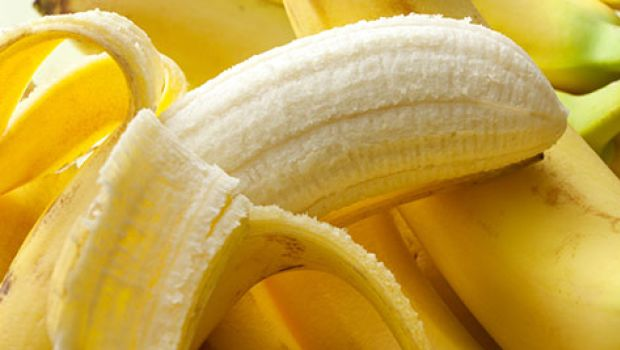
//> input picture opencv/cpp/sample/banana-peel_620x350_71497523358.jpg, 620 x 350 px, given in place of the camera
$ ./calcHist_hsv   (built with g++ and OpenCV 4)
//> lines starting //> are read from the running program, lines starting //| are printed output that depends on the picture
### opencv/cpp/cap_open.h
//-------------------------------------------------------------------------------------------
/*! \file    cap_open.h
    \brief   Opening a camera device or stream.
    \author  Akihiko Yamaguchi, info@akihikoy.net
    \version 0.1
    \date    Feb.08, 2017
*/
//-------------------------------------------------------------------------------------------
#ifndef cap_open_h
#define cap_open_h
//-------------------------------------------------------------------------------------------
#include <opencv2/core/core.hpp>
#include <opencv2/highgui/highgui.hpp>
#include <iostream>
#include <cstdlib>  // strtol, atol
//-------------------------------------------------------------------------------------------
// namespace loco_rabbits
// {
//-------------------------------------------------------------------------------------------

inline bool IsInt(const std::string &s)
{
  if(s.empty() || std::isspace(s[0]))  return false;
  char *p;
  strtol(s.c_str(), &p, 10);
  return (*p == 0);
}
//-------------------------------------------------------------------------------------------

inline int ToInt(const std::string &s)
{
  return atol(s.c_str());
}
//-------------------------------------------------------------------------------------------

cv::VideoCapture CapOpen(const std::string &src, int width=0, int height=0, const std::string &fourcc="")
{
  cv::VideoCapture cap;
  if(IsInt(src))
  {
    int dev_id= ToInt(src);
    cap.open(dev_id); cap.release();  // Trick of robust open
    cap.open(dev_id);
  }
  else
  {
    cap.open(src);
  }
  if(!cap.isOpened())
  {
    std::cerr<<"Failed to open camera: "<<src<<std::endl;
    return cap;
  }
  std::cerr<<"Opened camera: "<<src<<std::endl;
  if(fourcc.size()>0)  cap.set(cv::CAP_PROP_FOURCC,cv::VideoWriter::fourcc(fourcc[0],fourcc[1],fourcc[2],fourcc[3]));
  if(width!=0)   cap.set(cv::CAP_PROP_FRAME_WIDTH, width);
  if(height!=0)  cap.set(cv::CAP_PROP_FRAME_HEIGHT, height);
  return cap;
}
//-------------------------------------------------------------------------------------------

struct TCapture
{
  cv::VideoCapture C;
  std::string DevID;  // Video device ID (int) or Video/stream path (string
  int CapWidth;
  int CapHeight;
  std::string PixelFormat;

  // [32 lines left out: functions Open, Reopen, WaitReopen, Read, not called in this run]
  TCapture& operator>>(cv::Mat &frame)
    {
      Read(frame);
      return *this;
    }
};
//-------------------------------------------------------------------------------------------


//-------------------------------------------------------------------------------------------
// }  // end of loco_rabbits
//-------------------------------------------------------------------------------------------
#endif // cap_open_h
//-------------------------------------------------------------------------------------------

### opencv/cpp/calcHist_hsv.cpp
// g++ -I -Wall calcHist_hsv.cpp -o calcHist_hsv.out $(pkg-config --cflags --libs opencv4)

// src. opencv/samples/cpp/tutorial_code/Histograms_Matching/calcHist_Demo.cpp

/**
 * @function calcHist_Demo.cpp
 * @brief Demo code to use the function calcHist
 * @author
 */

#include "opencv2/highgui/highgui.hpp"
#include "opencv2/imgproc/imgproc.hpp"
#include <iostream>
#include <stdio.h>
#include <fstream>
#include <sstream>
#include "cap_open.h"

using namespace std;
using namespace cv;

/**
 * @function main
 */
int main( int argc, char** argv )
{
  cv::VideoCapture cap;
  if(argc>=2)  cap= CapOpen(argv[1], /*width=*/0, /*height=*/0);
  else         cap= CapOpen("0", /*width=*/0, /*height=*/0);
  if(!cap.isOpened())  return -1;

  Mat src, hsv;
  namedWindow("camera", WINDOW_AUTOSIZE );
  namedWindow("calcHist Demo", WINDOW_AUTOSIZE );

  while(1)
  {
    cap >> src;
//> src is the input picture: 350 rows x 620 cols, CV_8UC3; mean B, G, R 71.8, 164.8, 199.4

    cvtColor( src, hsv, COLOR_BGR2HSV );
//> hsv: 350 rows x 620 cols, CV_8UC3; mean H, S, V 22.2, 169.4, 199.7

    /// Separate the image in 3 places ( H, S, V )
    vector<Mat> hsv_planes;
    split( hsv, hsv_planes );
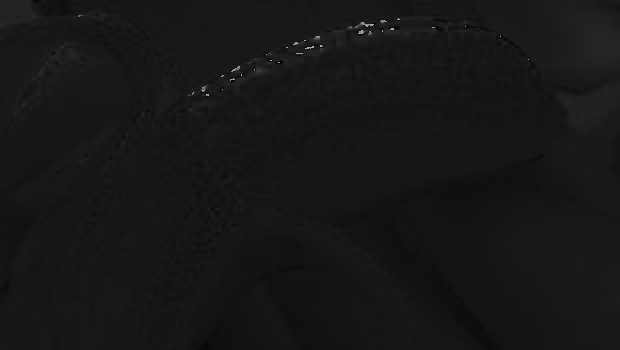
//> hsv_planes[0]: 350 rows x 620 cols, CV_8UC1; min 0, max 178, mean 22.2
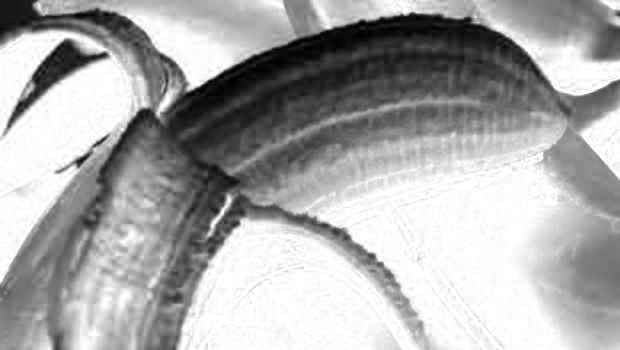
//> hsv_planes[1]: 350 rows x 620 cols, CV_8UC1; min 0, max 255, mean 169.4
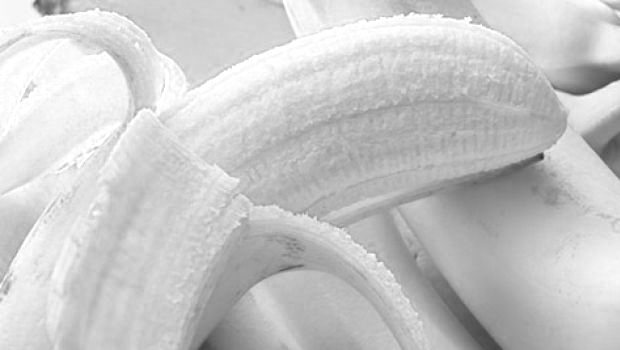
//> hsv_planes[2]: 350 rows x 620 cols, CV_8UC1; min 43, max 255, mean 199.7

    /// Establish the number of bins
    int histSize = 256;

    /// Set the ranges ( for B,G,R) )
    float range[] = { 0, 256 } ;
    const float* histRange = { range };

    bool uniform = true; bool accumulate = false;

    Mat h_hist, s_hist, v_hist;

    /// Compute the histograms:
    calcHist( &hsv_planes[0], 1, 0, Mat(), h_hist, 1, &histSize, &histRange, uniform, accumulate );
//> h_hist = 256 values, max 45246 at index 22, min 0 at index 49, mean 847.7
    calcHist( &hsv_planes[1], 1, 0, Mat(), s_hist, 1, &histSize, &histRange, uniform, accumulate );
//> s_hist = 256 values, max 22189 at index 255, min 22 at index 1, mean 847.7
    calcHist( &hsv_planes[2], 1, 0, Mat(), v_hist, 1, &histSize, &histRange, uniform, accumulate );
//> v_hist = 256 values, max 3600 at index 209, min 0 at index 0, mean 847.7

    // Draw the histograms for B, G and R
    int hist_w = 512; int hist_h = 400;
    int bin_w = cvRound( (double) hist_w/histSize );

    Mat histImage( hist_h, hist_w, CV_8UC3, Scalar( 0,0,0) );

    /// Normalize the result to [ 0, histImage.rows ]
//     normalize(h_hist, h_hist, 0, histImage.rows, NORM_MINMAX, -1, Mat() );
//     normalize(s_hist, s_hist, 0, histImage.rows, NORM_MINMAX, -1, Mat() );
//     normalize(v_hist, v_hist, 0, histImage.rows, NORM_MINMAX, -1, Mat() );
h_hist*= 0.02;
//> h_hist = 256 values, max 904.9 at index 22, min 0 at index 49, mean 16.95
s_hist*= 0.02;
//> s_hist = 256 values, max 443.8 at index 255, min 0.44 at index 1, mean 16.95
v_hist*= 0.02;
//> v_hist = 256 values, max 72 at index 209, min 0 at index 0, mean 16.95

    /// Draw for each channel
    for( int i = 1; i < histSize; i++ )
    {
        line( histImage, Point( bin_w*(i-1), hist_h - cvRound(h_hist.at<float>(i-1)) ) ,
                        Point( bin_w*(i), hist_h - cvRound(h_hist.at<float>(i)) ),
                        Scalar( 255, 0, 0), 2, 8, 0  );
        line( histImage, Point( bin_w*(i-1), hist_h - cvRound(s_hist.at<float>(i-1)) ) ,
                        Point( bin_w*(i), hist_h - cvRound(s_hist.at<float>(i)) ),
                        Scalar( 255, 255, 0), 2, 8, 0  );
        line( histImage, Point( bin_w*(i-1), hist_h - cvRound(v_hist.at<float>(i-1)) ) ,
                        Point( bin_w*(i), hist_h - cvRound(v_hist.at<float>(i)) ),
                        Scalar( 255, 255, 255), 2, 8, 0  );
    }
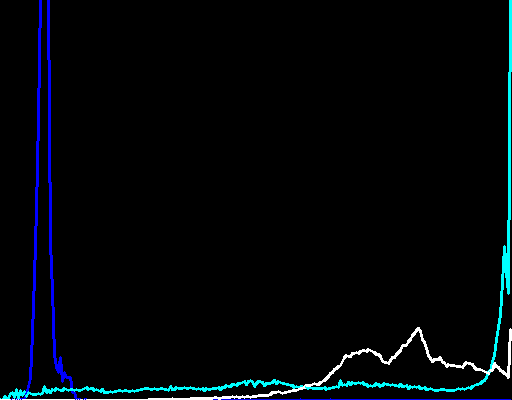
//> histImage: 400 rows x 512 cols, CV_8UC3; mean B, G, R 9.1, 5.6, 1.9

    /// Display
    imshow("camera", src );
    imshow("calcHist Demo", histImage );
    char c(cv::waitKey(10));
//> the 'q' key is pressed
    if(c=='\x1b'||c=='q') break;

    if (c == ' ') {
        static int save_count = 0;
        stringstream ss_img, ss_csv;

        ss_img << "image_" << save_count << ".png";
        ss_csv << "hist_" << save_count << ".csv";

        imwrite(ss_img.str(), src);

        ofstream ofs(ss_csv.str());
        if (ofs.is_open()) {
            ofs << "bin,h,s,v" << endl;
            for (int i = 0; i < histSize; i++) {
                ofs << i << ","
                    << h_hist.at<float>(i) << ","
                    << s_hist.at<float>(i) << ","
                    << v_hist.at<float>(i) << endl;
            }
            cout << "[Saved] " << ss_img.str() << ", " << ss_csv.str() << endl;
            save_count++;
        } else {
            cerr << "File open error." << endl;
        }
    }
  }

  return 0;
}

$ run again, on opencv/cpp/sample/containers.png
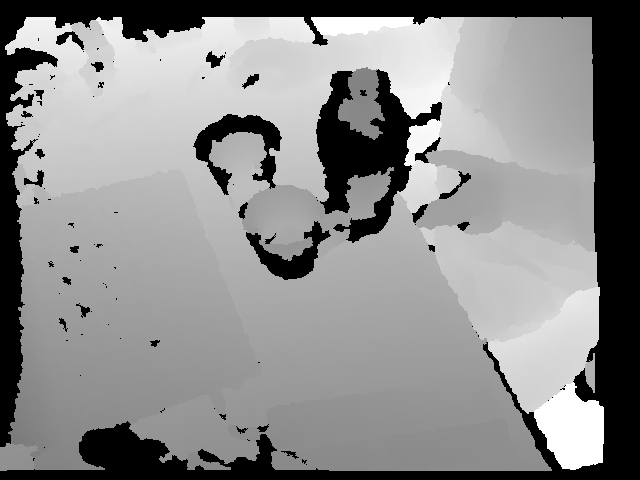
//> input picture opencv/cpp/sample/containers.png, 640 x 480 px, given in place of the camera
//> src is the input picture: 480 rows x 640 cols, CV_8UC3; min 0, max 255, mean 139.5
//> hsv: 480 rows x 640 cols, CV_8UC3; mean H, S, V 0, 0, 139.5
//> `calcHist( &hsv_planes[0], 1, 0, Mat(), h_hist, 1, &histSize, &histRang..`: h_hist = 256 values, max 307200 at index 0, min 0 at index 1, mean 1200
//> `calcHist( &hsv_planes[1], 1, 0, Mat(), s_hist, 1, &histSize, &histRang..`: s_hist has the same summary as h_hist
//> `calcHist( &hsv_planes[2], 1, 0, Mat(), v_hist, 1, &histSize, &histRang..`: v_hist = 256 values, max 68686 at index 0, min 0 at index 1, mean 1200
//> `h_hist*= 0.02;`: h_hist = 256 values, max 6144 at index 0, min 0 at index 1, mean 24
//> `s_hist*= 0.02;`: s_hist has the same summary as h_hist
//> `v_hist*= 0.02;`: v_hist = 256 values, max 1373.7 at index 0, min 0 at index 1, mean 24
//> after the loop `for( int i = 1; i < histSize; i++ )`:
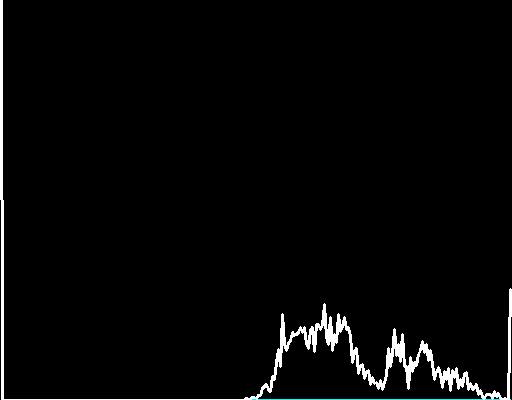
//> histImage: 400 rows x 512 cols, CV_8UC3; mean B, G, R 6.6, 6.6, 6.3
